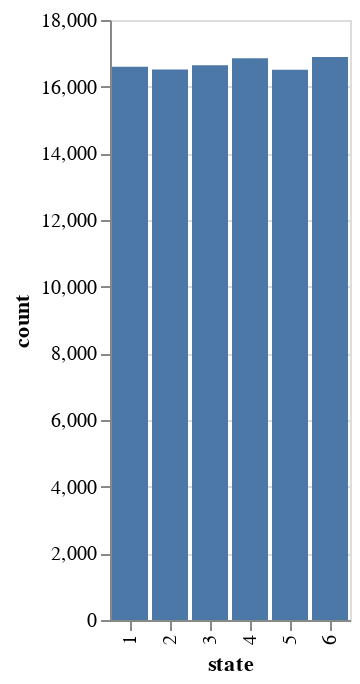

Here is the notebook cell this chart was saved with:
### Code cell
alt.Chart(die_rolls).mark_bar().encode(
    x='state:O',
    y='count')

### Figure 1 — Vega-Lite specification as saved in the notebook (floating-point values rounded to 4 significant figures)
{"config": {"view": {"continuousWidth": 400, "continuousHeight": 300}}, "data": {"name": "data-848f4431d94132dba39da0a9819dd879"}, "mark": "bar", "encoding": {"x": {"type": "ordinal", "field": "state"}, "y": {"type": "quantitative", "field": "count"}}, "$schema": "https://vega.github.io/schema/vega-lite/v4.8.1.json", "datasets": {"data-848f4431d94132dba39da0a9819dd879": [{"state": 1, "count": 16594}, {"state": 2, "count": 16515}, {"state": 3, "count": 16646}, {"state": 4, "count": 16850}, {"state": 5, "count": 16504}, {"state": 6, "count": 16891}]}}
